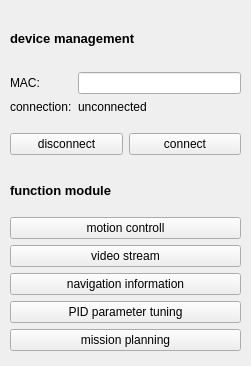
<?xml version="1.0" encoding="UTF-8"?>
<ui version="4.0">
 <class>Form</class>
 <widget class="QWidget" name="Form">
  <property name="geometry">
   <rect>
    <x>0</x>
    <y>0</y>
    <width>251</width>
    <height>366</height>
   </rect>
  </property>
  <property name="minimumSize">
   <size>
    <width>251</width>
    <height>366</height>
   </size>
  </property>
  <property name="sizeIncrement">
   <size>
    <width>0</width>
    <height>0</height>
   </size>
  </property>
  <property name="baseSize">
   <size>
    <width>251</width>
    <height>454</height>
   </size>
  </property>
  <property name="windowTitle">
   <string>Form</string>
  </property>
  <widget class="QWidget" name="verticalLayoutWidget_2">
   <property name="geometry">
    <rect>
     <x>10</x>
     <y>170</y>
     <width>231</width>
     <height>181</height>
    </rect>
   </property>
   <layout class="QVBoxLayout" name="verticalLayout_1">
    <item>
     <widget class="QLabel" name="mod_label">
      <property name="font">
       <font>
        <pointsize>10</pointsize>
        <bold>true</bold>
       </font>
      </property>
      <property name="text">
       <string>function module</string>
      </property>
     </widget>
    </item>
    <item>
     <widget class="QPushButton" name="control_button">
      <property name="text">
       <string>motion controll</string>
      </property>
     </widget>
    </item>
    <item>
     <widget class="QPushButton" name="vision_button">
      <property name="text">
       <string>video stream</string>
      </property>
     </widget>
    </item>
    <item>
     <widget class="QPushButton" name="navigation_button">
      <property name="text">
       <string>navigation information</string>
      </property>
     </widget>
    </item>
    <item>
     <widget class="QPushButton" name="pid_button">
      <property name="text">
       <string>PID parameter tuning</string>
      </property>
     </widget>
    </item>
    <item>
     <widget class="QPushButton" name="mission_button">
      <property name="text">
       <string>mission planning</string>
      </property>
     </widget>
    </item>
   </layout>
  </widget>
  <widget class="QWidget" name="verticalLayoutWidget_3">
   <property name="geometry">
    <rect>
     <x>10</x>
     <y>10</y>
     <width>231</width>
     <height>145</height>
    </rect>
   </property>
   <layout class="QVBoxLayout" name="verticalLayout_2">
    <item>
     <widget class="QLabel" name="device_label">
      <property name="font">
       <font>
        <pointsize>10</pointsize>
        <bold>true</bold>
       </font>
      </property>
      <property name="text">
       <string>device management</string>
      </property>
     </widget>
    </item>
    <item>
     <layout class="QFormLayout" name="formLayout">
      <item row="0" column="0">
       <widget class="QLabel" name="mac_label">
        <property name="text">
         <string>MAC:</string>
        </property>
       </widget>
      </item>
      <item row="1" column="0">
       <widget class="QLabel" name="state_label">
        <property name="text">
         <string>connection:</string>
        </property>
       </widget>
      </item>
      <item row="1" column="1">
       <widget class="QLabel" name="connect_state">
        <property name="text">
         <string>unconnected</string>
        </property>
       </widget>
      </item>
      <item row="0" column="1">
       <widget class="QLineEdit" name="mac_line"/>
      </item>
     </layout>
    </item>
    <item>
     <layout class="QHBoxLayout" name="horizontalLayout_2">
      <item>
       <widget class="QPushButton" name="disconnect_button">
        <property name="text">
         <string>disconnect</string>
        </property>
       </widget>
      </item>
      <item>
       <widget class="QPushButton" name="connect_button">
        <property name="text">
         <string>connect</string>
        </property>
       </widget>
      </item>
     </layout>
    </item>
   </layout>
  </widget>
 </widget>
 <resources/>
 <connections/>
</ui>
